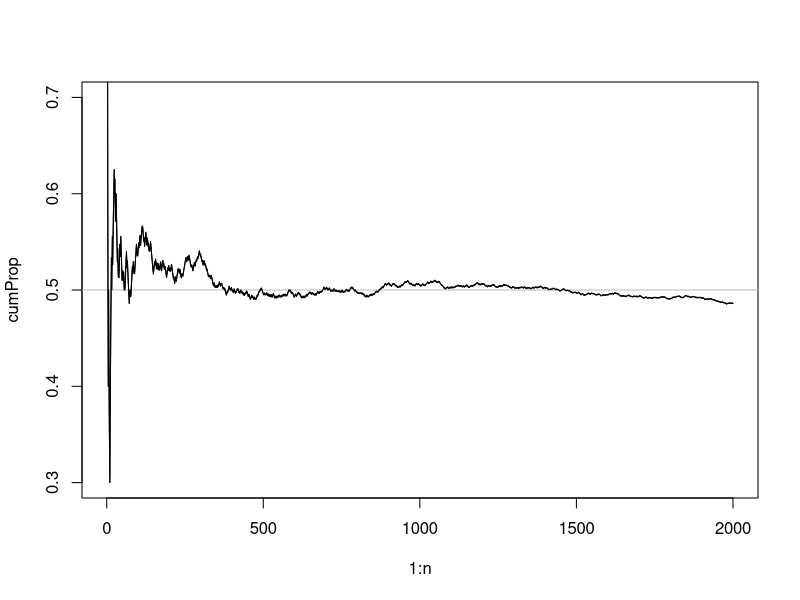
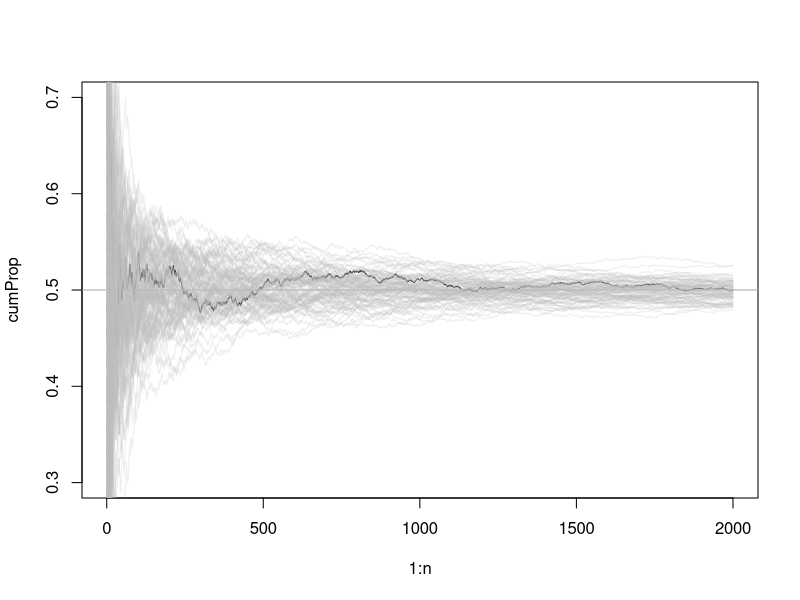

These figures' R source, in order:
# create a coin with a Head and Tail
coin = c("T", "H")

# Flip the coin once
sample(coin, 1, replace = TRUE)


# Flip the coin 4 times
n = 4
tosses = sample(coin, n, replace = TRUE)
tosses


# How many Heads did we get?
sum(tosses == "H")

# What proportion of Heads did we get?
sum(tosses == "H")/length(tosses)


# It might be easier to track using 0 for tails and 1 for heads
coin = 0:1
tosses = sample(coin, n, replace = TRUE)
tosses


sum(tosses)/n


# What about estimating the distribution of the proportion or
# number of heads in 4 tosses?
# We could conduct an experiment where we run our 4-toss process
# many many times and see empirically what proportion of the times
# did we get 0, 1, 2, 3, or 4 heads

# We calculated the probability of each outcome already
probFraqH <- c(1,4,6,4,1)/16
names(probFraqH) <- as.character(0:4)

# Three ways to do this:
# Try it with an sapply()
samplesA = sapply(1:1000, function(iter) {
                              tosses = sample(coin, n, replace = TRUE)
                              sum(tosses)/n
                          }
)

length(samplesA)

head(samplesA)

table(samplesA)

table(samplesA)/1000

#compare
probFraqH

# Notice that there was no reference to iter in the above code
# so we could use  the replicate function instead of sapply
samplesB = replicate(n = 1000,   sum(sample(coin, 4, replace = TRUE))/4  )

table(samplesB)/1000

# compare
probFraqH

# Lastly, a for loop
samplesC = numeric()
for (i in 1:1000){
  samplesC[i] = sum(sample(coin, 4, replace = TRUE))/4
}

table(samplesC)/1000

# compare
probFraqH

# Notice that each time we get slightly different answers.
# That's because we are working with a "random" process and
# each time we get slightly different answers.

# We can also use the computer to study the behavior of
# a chance process as the sample size increases.

# For example, how does the proportion of heads behave as
# the number of flips increases?

n = 2000
tosses = sample(coin, n, replace = TRUE)

# This creates the proportion of heads observed
# as a function of the number of tosses
cumProp = cumsum(tosses)/(1:n)

plot(x = 1:n, y = cumProp, type = "l", ylim = c(0.3, 0.7))
abline(h = 0.5, col = "grey")
points(x = 1:n, y = cumProp, type = "l")

coinToss = function(n, coin = 0:1,  addPoints = TRUE) {
  tosses = sample(coin, n, replace = TRUE)
  cumProp = cumsum(tosses)/(1:n)
  colT = rgb(190, 190, 190, 64, maxColorValue = 255)
  if (addPoints) {
    points(x = 1:n, y = cumProp, type = "l",
           col = colT)
  } else {
    plot(x = 1:n, y = cumProp, type = "l", 
     ylim = c(0.3, 0.7))
    abline(h = 0.5, col = "darkgrey")
  }
  return(cumProp[n])
}


n = 2000
coinToss(n = 2000, addPoints = FALSE)
x = replicate(100, coinToss(n = 2000, addPoints = TRUE))

simFlips = function(reps = 400, m = 100) {
  firstFinal = coinToss(m, addPoints = FALSE)
  finalVals = unlist(sapply(2:reps, function(x) 
    coinToss(m) ))
  return(c(firstFinal, finalVals))
}

simFlips2 = function(reps = 400, m = 100) {
  finalVals = numeric(length = reps)
  finalVals[1] = coinToss(m, addPoints = FALSE)
  for (i in 2:reps) {
    finalVals[i] = coinToss(m)
  }
  return(finalVals)
}

